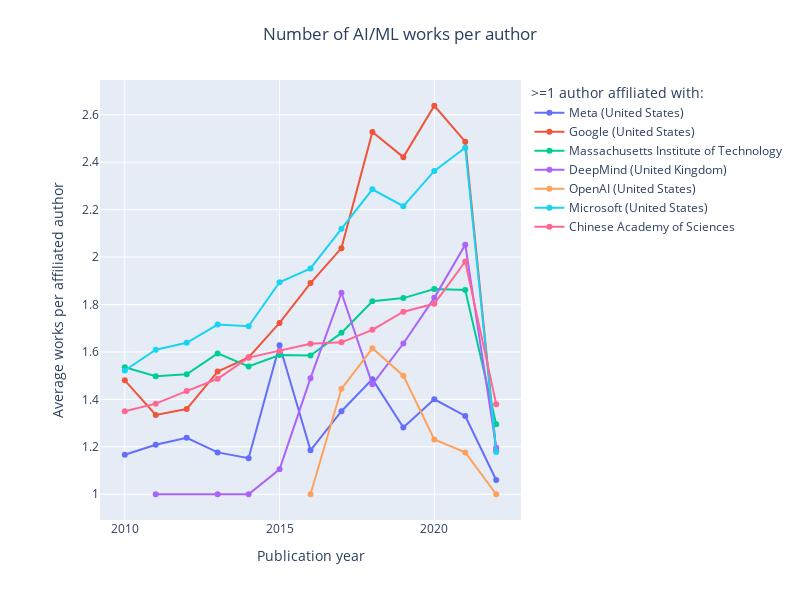

Notebook code for this chart:
### Code cell
fig = go.Figure()
for ins, cited_by_counts in institution_works_per_author.items():
    sorted_counts = sorted(cited_by_counts.items())
    years = list(zip(*sorted_counts))[0]
    counts = list(zip(*sorted_counts))[1]
    fig.add_trace(
        go.Scatter(
            x=years,
            y=counts,
            name=get_entity_name(ins),
            mode='lines+markers',
        ),
    )

## Plot layout
dates = np.arange(2010, 2022 + 1)
y_ticks = np.arange(0, 101, 10)
y_tick_text = [0, 10, 20, 30, 40, 50, 60, 70, 80, 90, 100]

# set_default_fig_layout(fig, dates, dates, y_ticks, y_tick_text)

fig.update_layout(
    title='Number of AI/ML works per author',
    xaxis_title='Publication year',
    yaxis_title='Average works per affiliated author',
)

fig.update_layout(
    legend=dict(
        title=">=1 author affiliated with:"
    )
)

fig.update_layout(
    autosize=False,
    width=800,
    height=600,
    title_x=0.5,
    margin=dict(l=100, r=30, t=80, b=80),
)

## Save plot
fig.write_image(result_file_location + 'works_per_author.png', scale=2)

## Show plot
fig.show()

### Figure 1 — Plotly figure (JSON) as saved in the notebook; plotly's stock layout.template omitted (floating-point values rounded to 4 significant figures)
{"data": [{"mode": "lines+markers", "name": "Meta (United States)", "type": "scatter", "x": [2010, 2011, 2012, 2013, 2014, 2015, 2016, 2017, 2018, 2019, 2020, 2021, 2022], "y": [1.167, 1.208, 1.238, 1.176, 1.152, 1.628, 1.185, 1.35, 1.485, 1.281, 1.4, 1.33, 1.06]}, {"mode": "lines+markers", "name": "Google (United States)", "type": "scatter", "x": [2010, 2011, 2012, 2013, 2014, 2015, 2016, 2017, 2018, 2019, 2020, 2021, 2022], "y": [1.48, 1.334, 1.359, 1.517, 1.577, 1.722, 1.89, 2.038, 2.527, 2.421, 2.638, 2.487, 1.185]}, {"mode": "lines+markers", "name": "Massachusetts Institute of Technology", "type": "scatter", "x": [2010, 2011, 2012, 2013, 2014, 2015, 2016, 2017, 2018, 2019, 2020, 2021, 2022], "y": [1.535, 1.498, 1.506, 1.594, 1.539, 1.587, 1.585, 1.68, 1.814, 1.827, 1.865, 1.861, 1.295]}, {"mode": "lines+markers", "name": "DeepMind (United Kingdom)", "type": "scatter", "x": [2011, 2013, 2014, 2015, 2016, 2017, 2018, 2019, 2020, 2021, 2022], "y": [1, 1, 1, 1.105, 1.489, 1.85, 1.463, 1.636, 1.828, 2.052, 1.196]}, {"mode": "lines+markers", "name": "OpenAI (United States)", "type": "scatter", "x": [2016, 2017, 2018, 2019, 2020, 2021, 2022], "y": [1, 1.444, 1.615, 1.5, 1.231, 1.176, 1]}, {"mode": "lines+markers", "name": "Microsoft (United States)", "type": "scatter", "x": [2010, 2011, 2012, 2013, 2014, 2015, 2016, 2017, 2018, 2019, 2020, 2021, 2022], "y": [1.522, 1.609, 1.638, 1.715, 1.708, 1.894, 1.952, 2.12, 2.286, 2.214, 2.363, 2.461, 1.178]}, {"mode": "lines+markers", "name": "Chinese Academy of Sciences", "type": "scatter", "x": [2010, 2011, 2012, 2013, 2014, 2015, 2016, 2017, 2018, 2019, 2020, 2021, 2022], "y": [1.35, 1.382, 1.435, 1.487, 1.576, 1.604, 1.635, 1.64, 1.693, 1.77, 1.803, 1.981, 1.38]}], "layout": {"autosize": false, "height": 600, "legend": {"title": {"text": ">=1 author affiliated with:"}}, "margin": {"b": 80, "l": 100, "r": 30, "t": 80}, "title": {"text": "Number of AI/ML works per author", "x": 0.5}, "width": 800, "xaxis": {"title": {"text": "Publication year"}}, "yaxis": {"title": {"text": "Average works per affiliated author"}}}}
